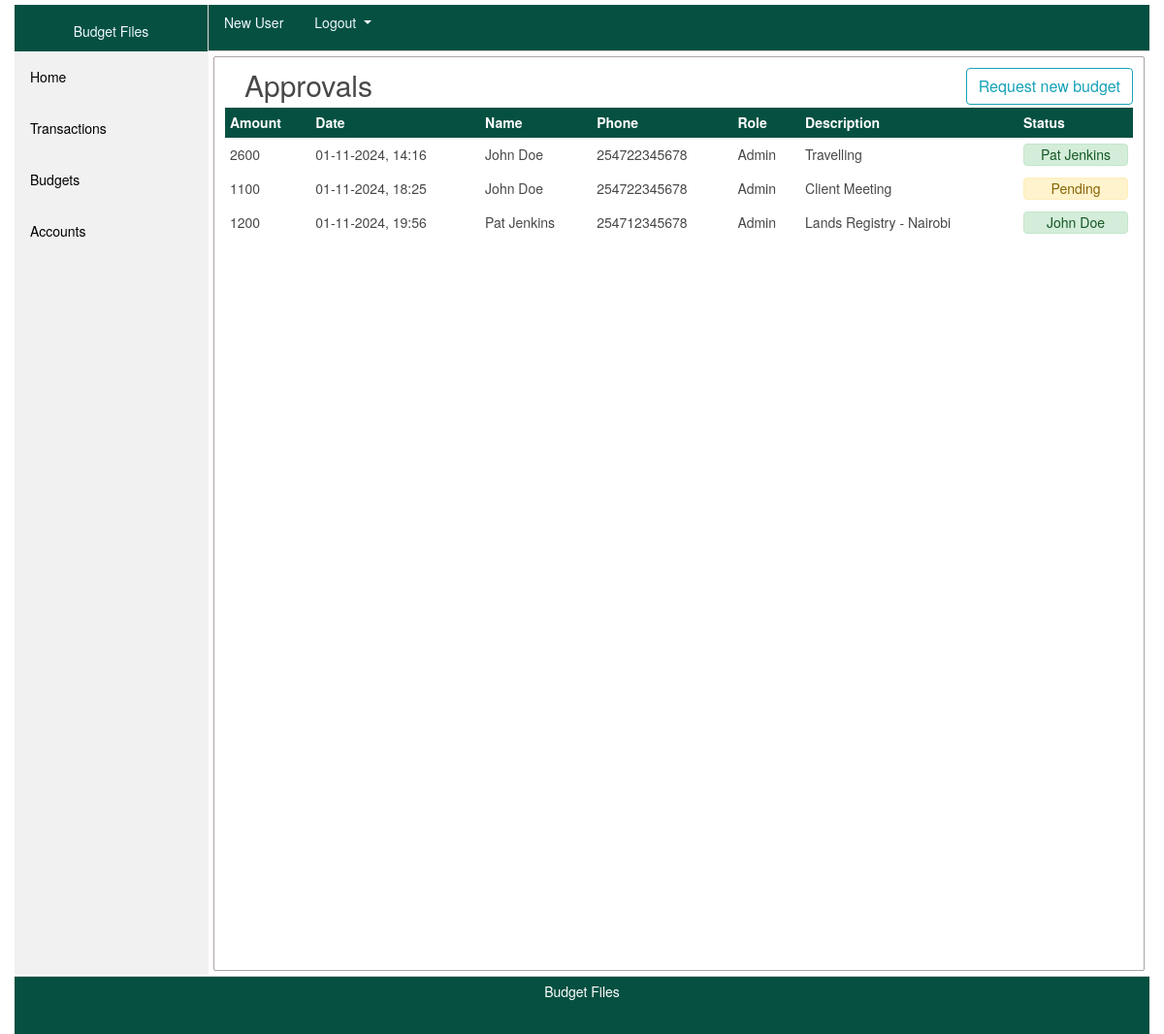
The app's page /approvals (signed in), older data.
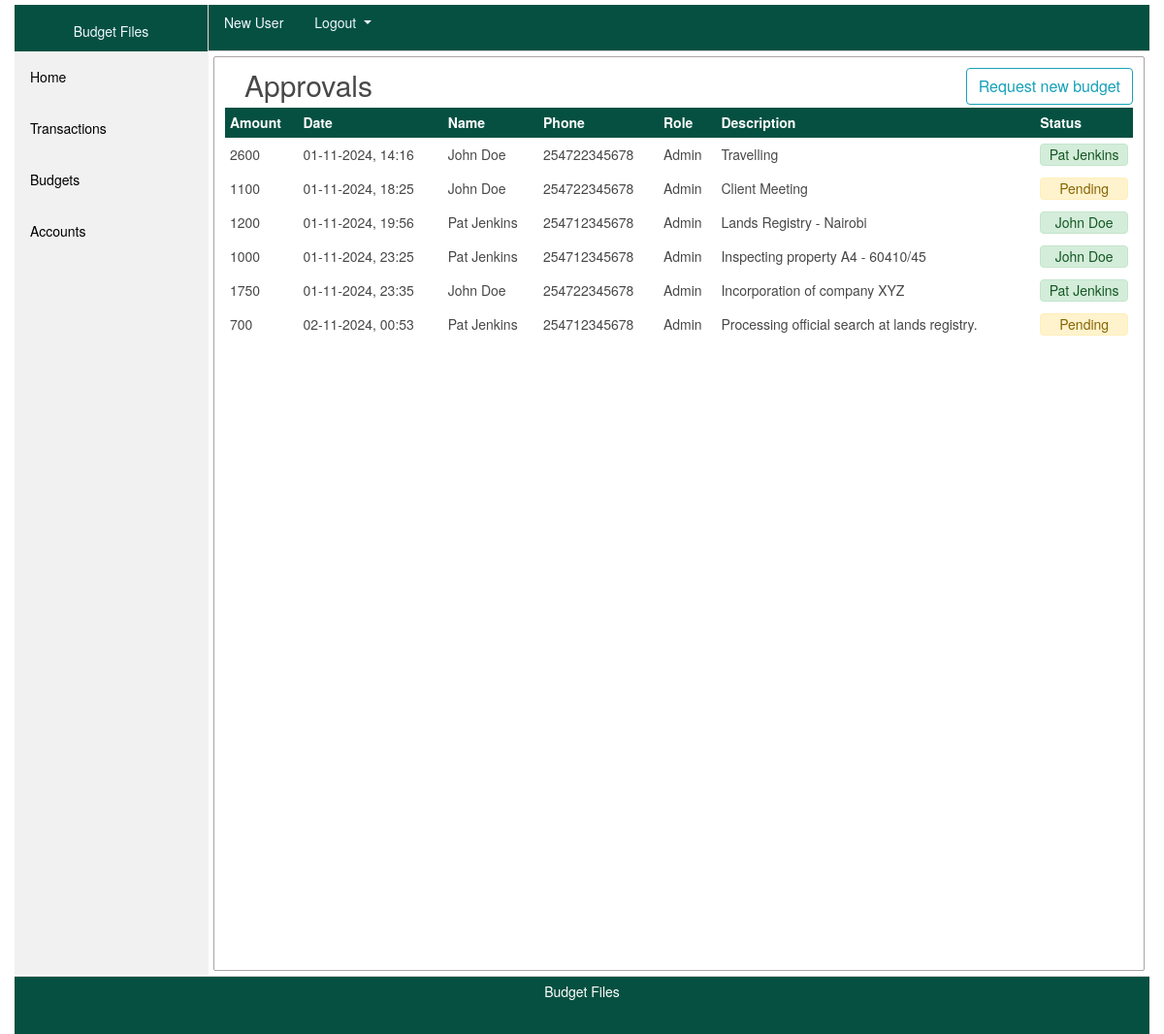
The same page, newer data.
### app/models/budget.py (models this page shows, shortened)
class Budget(db.Model):
    __tablename__ = 'budgets_table'
    id = db.Column(db.Integer, primary_key=True, autoincrement=True)
    budget_id = db.Column(db.String(200), nullable=False)
    amount = db.Column(db.Integer, nullable=False)
    date = db.Column(db.DateTime, nullable=False, default=datetime.now)
    purpose = db.Column(db.String(2000), nullable=False)
    bdgt_name = db.Column(db.String(100), nullable=False)
    status = db.Column(db.Integer, nullable=False, default=0)
    approved_by = db.Column(db.String(200), nullable=False, default='0')
    user_id = db.Column(db.Integer, db.ForeignKey(users.Users.id), nullable=False)
    transactions = db.relationship('Transaction', backref='budget_id', lazy=True)

### app/models/users.py (models this page shows, shortened)
class Users(db.Model, UserMixin):
    __tablename__ = 'users_table'
    id = db.Column(db.Integer, primary_key=True)
    name = db.Column(db.String(200), nullable=False)
    email = db.Column(db.String(200), unique=True, nullable=False)
    phone = db.Column(db.String(20),  unique=True, nullable=False)
    role = db.Column(db.String(20), nullable=False)
    password = db.Column(db.String(60), nullable=False)
    date = db.Column(db.DateTime(), nullable=False, default=datetime.now)
    transactions = db.relationship('Transaction', backref='phone', lazy=True) # transaction.phone // Users(current user)
    budgets = db.relationship('Budget', backref='phone', lazy=True) # budget.phone // Users(current user)

### app/views/budget/routes.py (the view)
@budgetz.route('/approvals')
@login_required
def approvals():
    budgets = Budget.query.filter(Budget.user_id != current_user.id).all()
    return render_template('approvals.html', page='approvals', title='Approvals', budgets=budgets)

### app/models/users.py (called while the page is built)
@login_manager.user_loader
def load_user(user_id):
    return Users.query.get(int(user_id))

### app/templates/approvals.html
{% extends "page_template.html" %}
{% block contents %}
    <div class="content">
        <section class="places">
            <div style="float: left;">
                <h1>Approvals</h1>
            </div>
            <div style="overflow: hidden; float: right;">
                <a href="{{ url_for('budgetz.create_budget') }}" style="text-decoration: none;">
                    <button type="button" class="btn btn-outline-info">
                        Request new budget
                    </button>
                </a>
            </div>
            <table id="users_table" class="display" style="width:100%">
                <thead style="background: #055041; color: #FFFFFF">
                    <th style="padding: 5px;">Amount</th>
                    <th style="padding: 5px;">Date</th>
                    <th style="padding: 5px;">Name</th>
                    <th style="padding: 5px;">Phone</th>
                    <th style="padding: 5px;">Role</th>
                    <th style="padding: 5px;">Description</th>
                    <th style="padding: 5px;">Status</th>
                </thead>
                <tbody>
                    {% if budgets %}
                        {% for budget in budgets %}
                                <tr class="approvals_row">
                                    <td style="padding: 5px;"><a href="{{ url_for('budgetz.view_budget', budget_id=budget.id) }}" style="text-decoration: none; color: inherit;">{{ budget.amount }}</a></td>
                                    <td style="padding: 5px;">{{ budget.date.strftime('%d-%m-%Y, %H:%M') }}</td>
                                    <td style="padding: 5px;">{{ budget.phone.name }}</td>
                                    <td style="padding: 5px;">{{ budget.phone.phone }}</td>
                                    <td style="padding: 5px;">{{ budget.phone.role }}</td>
                                    <td style="padding: 5px;">{{ budget.bdgt_name }}</td>
                                    {% if budget.status == 0 %}
                                        {% if page == 'approvals' %}
                                            <td style="padding: 5px;" class="text-center"> <div style="padding: 0; margin: 1px auto;" class="alert alert alert-warning alert-heading" role="alert"> Pending </div> </td>
                                        {% else %}
                                            <td>no data</td>
                                        {% endif %}
                                    {% elif budget.status == 1 %}
                                        <td style="padding: 5px;" class="text-center"> <div style="padding: 0; margin: 1px auto;" class="alert alert alert-success alert-heading" role="alert"> {{ budget.approved_by }} </div> </td>
                                    {% elif budget.status == 2 %}
                                        <td style="padding: 5px;" class="text-center"> <div style="padding: 0; margin: 1px auto;" class="alert alert alert-danger alert-heading" role="alert"> {{ budget.approved_by }} </div> </td>
                                    {% endif %}
                                </tr>
                        {% endfor %}
                    {% endif %}
                </tbody>
            </table>
        </section>
    </div>
{% endblock contents %}

Row changes from the older to the newer data that the page shows:
added Budget: amount "1000", date "01-11-2024, 23:25", phone.name "Pat Jenkins", phone.phone "254712345678", phone.role "Admin", bdgt_name "Inspecting property A4 - 60410/45", approved_by "John Doe"
added Budget: amount "1750", date "01-11-2024, 23:35", phone.name "John Doe", phone.phone "254722345678", phone.role "Admin", bdgt_name "Incorporation of company XYZ", approved_by "Pat Jenkins"
added Budget: amount "700", date "02-11-2024, 00:53", phone.name "Pat Jenkins", phone.phone "254712345678", phone.role "Admin", bdgt_name "Processing official search at lands registry.", status "Pending"
